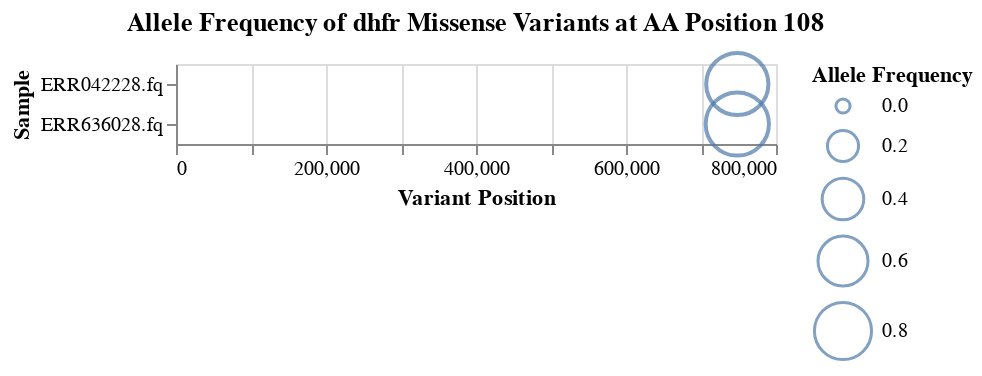

Here is the notebook cell this chart was saved with:
### Markdown cell above
**Reasoning**:
To visualize the variants at amino acid position 108 as requested, I will use Altair to create a scatter plot. The plot will show 'POS' on the x-axis, 'Sample' on the y-axis, and 'AF' for the size of the marks.

### Code cell
import altair as alt

chart = alt.Chart(dhfr_108_variants).mark_point().encode(
    x=alt.X('POS:Q', title='Variant Position'),
    y=alt.Y('Sample:N', title='Sample'),
    size=alt.Size('AF:Q', title='Allele Frequency', scale=alt.Scale(rangeMin=50, rangeMax=1000)), # Adjust rangeMin/Max for visibility
    tooltip=['Sample', 'POS', 'REF', 'ALT', 'AF', 'HGVS_P']
).properties(
    title='Allele Frequency of dhfr Missense Variants at AA Position 108'
)

chart

### Figure 1 — Vega-Lite specification as saved in the notebook (floating-point values rounded to 4 significant figures)
{"config": {"view": {"continuousWidth": 300, "continuousHeight": 300}}, "data": {"name": "data-b80154dda14955d6dacfe688e98e34b2"}, "mark": {"type": "point"}, "encoding": {"size": {"field": "AF", "scale": {"rangeMax": 1000, "rangeMin": 50}, "title": "Allele Frequency", "type": "quantitative"}, "tooltip": [{"field": "Sample", "type": "nominal"}, {"field": "POS", "type": "quantitative"}, {"field": "REF", "type": "nominal"}, {"field": "ALT", "type": "nominal"}, {"field": "AF", "type": "quantitative"}, {"field": "HGVS_P", "type": "nominal"}], "x": {"field": "POS", "title": "Variant Position", "type": "quantitative"}, "y": {"field": "Sample", "title": "Sample", "type": "nominal"}}, "title": "Allele Frequency of dhfr Missense Variants at AA Position 108", "$schema": "https://vega.github.io/schema/vega-lite/v5.20.1.json", "datasets": {"data-b80154dda14955d6dacfe688e98e34b2": [{"Sample": "ERR042228.fq", "CHROM": "NC_004318.2", "POS": 748410, "REF": "G", "ALT": "A", "QUAL": 2335.0, "DP": 70, "AF": 0.9571, "SB": 0, "DP4": "0,0,30,40", "EFFECT": "missense_variant", "IMPACT": "MODERATE", "GENE": "PF3D7_0417200", "AA_POS": 108, "HGVS_C": "c.323G>A", "HGVS_P": "p.Ser108Asn"}, {"Sample": "ERR636028.fq", "CHROM": "NC_004318.2", "POS": 748410, "REF": "G", "ALT": "A", "QUAL": 8292.0, "DP": 233, "AF": 0.9914, "SB": 0, "DP4": "0,0,112,121", "EFFECT": "missense_variant", "IMPACT": "MODERATE", "GENE": "PF3D7_0417200", "AA_POS": 108, "HGVS_C": "c.323G>A", "HGVS_P": "p.Ser108Asn"}]}}
